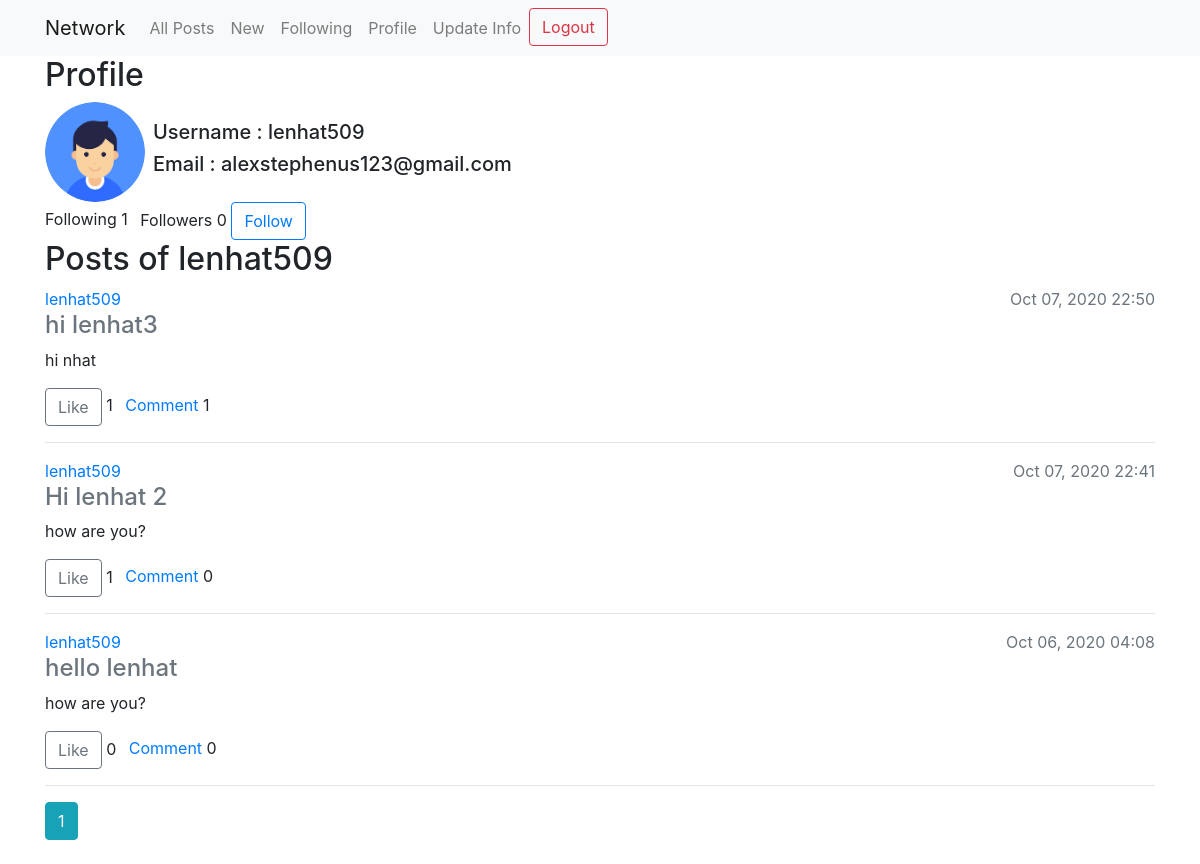
Page /author/lenhat509/ (signed in) on the earlier database version.
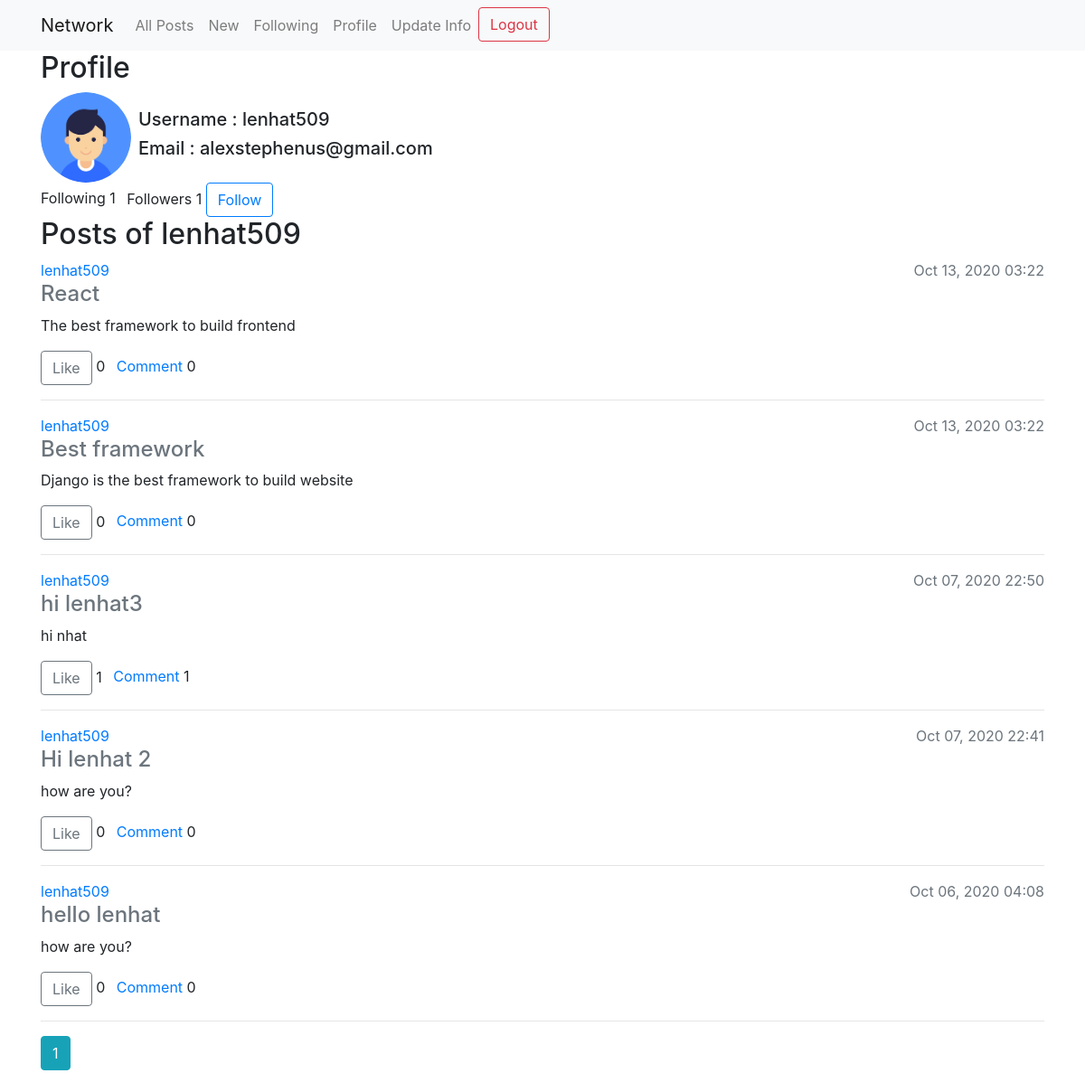
Same page on the later database version.
### users/models.py (models this page shows, shortened)
class Profile(models.Model):
    image = models.ImageField(default='default.jpg', upload_to='profile_pics/')
    user = models.OneToOneField(User, on_delete=models.CASCADE)
    following = models.ManyToManyField('self', related_name='followers',symmetrical=False, blank=True)

### posts/models.py (models this page shows, shortened)
class Post(models.Model):
    title = models.CharField(max_length=200)
    content = models.TextField()
    date_posted = models.DateTimeField(default=timezone.now)
    author = models.ForeignKey(User, on_delete=models.CASCADE)
    likes = models.ManyToManyField(User, related_name='interesting_posts', blank=True)
    comment_to = models.ForeignKey('self', related_name='comments', blank=True, null=True, on_delete=models.CASCADE)

### posts/views.py (the view)
# urls.py: path('author/<str:username>/', views.UserPostListView.as_view(), name='user-posts'),
class UserPostListView(LoginRequiredMixin, ListView):
    model = Post
    template_name = 'posts/user_posts.html'
    context_object_name = 'posts'
    paginate_by = 10
    def get_context_data(self):
        context = super().get_context_data()
        context['profile'] = get_object_or_404(User, username=self.kwargs['username']).profile
        return context
    def get_queryset(self):
        user = get_object_or_404(User, username=self.kwargs['username'])
        return Post.objects.filter(author=user, comment_to=None).order_by('-date_posted')

### posts/templates/posts/user_posts.html
{% extends 'users/layout.html' %}
{% load tz %}
{% block body %}
    <h2>Profile</h2>
    <div class="flex-ai-c">
        <img src="{{ profile.image.url }}" alt="" class='round-avatar'>
        <div class="ml-2">
            <h5>Username : {{profile.user.username}}</h5>
            <h5>Email    : {{profile.user.email}}</h5>
        </div>
    </div>
    <span>Following {{profile.following.count}}</span>
    <span class="ml-2">Followers <span id='followers'>{{profile.followers.count}}</span></span>
    {% if user.is_authenticated and user != profile.user %}
    <button class="btn btn-outline-primary" id='toggle-follow' data-username='{{profile.user.username}}'>
        {% if user.profile in profile.followers.all %}
            Unfollow
        {% else %}
            Follow
        {% endif %}
    </button>
    {% endif %}
    <h2>Posts of {{view.kwargs.username}}</h2>
    {% if posts %}
        {% for post in posts %}
        <div class="post" data-id='{{post.id}}'>
            <div class="flex-jc-sp">
                <a href="{% url 'user-posts' post.author.username %}">{{ post.author.username }}</a>
                <span class="text-muted">{{ post.date_posted|localtime|date:'M d, Y H:i'}}</span>
            </div>
            <a class="text-muted" href="{% url 'post-detail' post.id %}">
                <h4>
                    {{ post.title }}
                </h4>
            </a>
            <p>{{ post.content }} </p>
            <button class="btn btn-outline-secondary" id='toggle-like'>
                {% if user in post.likes.all %}
                    Liked
                {% else %}
                    Like
                {% endif %}
            </button>
            <span class="mr-2" id="number-likes">{{post.likes.count}}</span>
            <a href="{% url 'post-detail' post.id %}">Comment</a>
            <span id='number-comments'>{{post.comments.count}}</span>
        </div>
        <hr>
        {% endfor %}
    {% endif %}
{% endblock body %}

### users/templates/users/layout.html (shortened to what this page needs)
{% load static %}
<!DOCTYPE html>
<html lang="en">
<head>
    <link rel="stylesheet" href="https://maxcdn.bootstrapcdn.com/bootstrap/4.0.0/css/bootstrap.min.css">
    <link rel="stylesheet" href="{% static 'users/main.css' %}" type='text/css'>
</head>
<body>
    <nav class="navbar navbar-expand-lg navbar-light bg-light">
        <div class="container">
            <a class="navbar-brand" href="{% url 'home' %}">Network</a>
            <div class="collapse navbar-collapse" id="navbarNav">
                <ul class="navbar-nav">
                  <li class="nav-item ">
                    <a class="nav-link" href="{% url 'home' %}">All Posts</a>
                  </li>
                  {% if user.is_authenticated %}
                  <li class="nav-item">
                    <a class="nav-link" href="{% url 'new-post' %}">New</a>
                  </li>
                  <li class="nav-item">
                    <a class="nav-link" href="{% url 'following-posts' %}">Following</a>
                  </li>
                  <li class="nav-item">
                    <a class="nav-link" href="{% url 'user-posts' user.username%}">Profile</a>
                  </li>
                  <li class="nav-item">
                    <a class="nav-link" href="{% url 'profile-update' %}">Update Info</a>
                  </li>
                  <li class="nav-item">
                    <a class="btn btn-outline-danger" href="{% url 'logout' %}">Logout</a>
                  </li>
                  {% endif %}
                </ul>
            </div>
        </div>
    </nav>
    <div class='container'>
        {% block body %}
        {% endblock body %}
        <div>
            {% if page_obj %}
                {% for num in page_obj.paginator.page_range %}
                    {% if num == page_obj.number %}
                    <a class="btn btn-info mb-4" href="?page={{num}}">{{num}}</a>
                    {% elif num > page_obj.number|add:'-3' and num < page_obj.number|add:'3' %}
                    <a class="btn btn-outline-info mb-4" href="?page={{num}}">{{num}}</a>
                    {% endif %}
                {% endfor %}
            {% endif %}
        </div>
    </div>
</body>
</html>

### users/static/users/main.css (style rules this page uses)
.round-avatar { width: 100px; height: 100px; border-radius: 50%; }
.flex-jc-sp { display: flex; justify-content: space-between; }
.flex-ai-c { display: flex; align-items: center; }

Differences in the rows shown:
changed through a linked row, Profile "lenhat509": user.email "alexstephenus123@gmail.com" → "alexstephenus@gmail.com"; followers.count "0" → "1"
added Post: author.username "lenhat509", date_posted "Oct 13, 2020 03:22", title "React", content "The best framework to build frontend", shows "Like", likes.count "0", comments.count "0"
added Post: author.username "lenhat509", date_posted "Oct 13, 2020 03:22", title "Best framework", content "Django is the best framework to build website", shows "Like", likes.count "0", comments.count "0"
computed for Post "Hi lenhat 2": likes.count "1" → "0"
